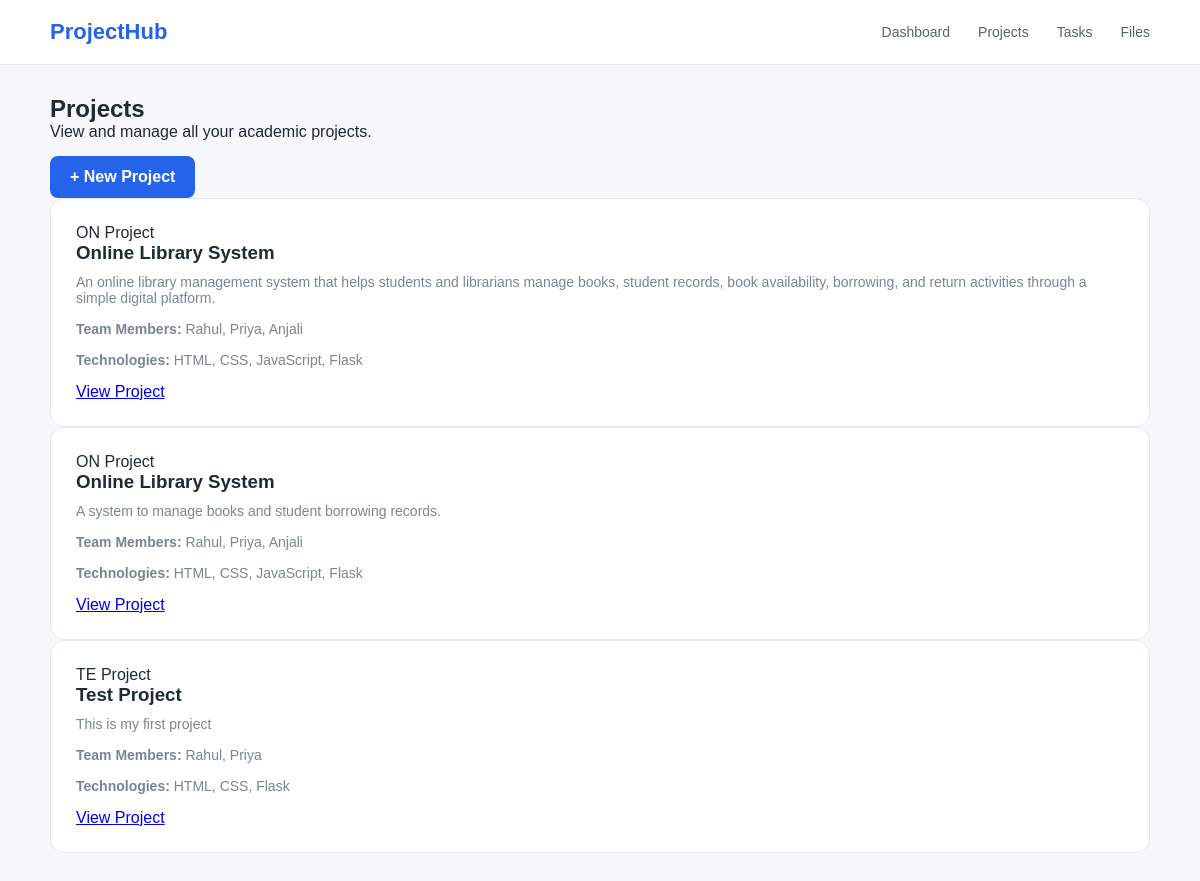
The app's page /projects with its own data.
### tables this page shows
CREATE TABLE projects (
            id INTEGER PRIMARY KEY AUTOINCREMENT,
            project_name TEXT NOT NULL,
            description TEXT NOT NULL,
            start_date TEXT,
            deadline TEXT,
            members TEXT,
            technologies TEXT,
            objectives TEXT
        );

### App.py (the view)
@app.route("/projects")
def projects():
    connection = sqlite3.connect("projects.db")
    connection.row_factory = sqlite3.Row
    cursor = connection.cursor()
    cursor.execute("""
        SELECT *
        FROM projects
        ORDER BY id DESC
    """)
    projects = cursor.fetchall()
    connection.close()
    return render_template(
        "projects.html",
        projects=projects
    )

### templates/projects.html (shortened to what this page needs)
<!DOCTYPE html>
<html lang="en">
<head>
    <link rel="stylesheet"
          href="{{ url_for('static', filename='css/style.css') }}">
</head>
<body>
    <header class="navbar">
        <div class="logo">
            ProjectHub
        </div>
        <nav>
            <a href="/">
                Dashboard
            </a>
            <a href="/projects">
                Projects
            </a>
            <a href="/tasks">
                Tasks
            </a>
            <a href="/files">
                Files
            </a>
        </nav>
    </header>
    <main>
        <section class="dashboard">
            <div class="dashboard-header">
                <div>
                    <h1>
                        Projects
                    </h1>
                    <p>
                        View and manage all your academic projects.
                    </p>
                </div>
                <a href="/create-project"
                   class="secondary-button">
                    + New Project
                </a>
            </div>
            <div class="project-grid">
                {% if projects %}
                    {% for item in projects %}
                    <div class="project-card">
                        <div class="card-top">
                            <span class="project-icon">
                                {{ item["project_name"][:2].upper() }}
                            </span>
                            <span class="status active">
                                Project
                            </span>
                        </div>
                        <h3>
                            {{ item["project_name"] }}
                        </h3>
                        <p>
                            {{ item["description"] }}
                        </p>
                        <p>
                            <strong>
                                Team Members:
                            </strong>
                            {{ item["members"] or "Not provided" }}
                        </p>
                        <p>
                            <strong>
                                Technologies:
                            </strong>
                            {{ item["technologies"] or "Not provided" }}
                        </p>
                        <a
                            href="/project/{{ item['id'] }}"
                            class="view-button">
                            View Project
                        </a>
                    </div>
                    {% endfor %}
                {% endif %}
            </div>
        </section>
    </main>
</body>
</html>

### static/css/style.css (style rules this page uses)
* { box-sizing: border-box; margin: 0; padding: 0; }
body { font-family: Arial, sans-serif; background: #f5f7fb; color: #1f2937; }
.navbar { height: 65px; background: white; border-bottom: 1px solid #e5e7eb; display: flex; align-items: center; justify-content: space-between; padding: 0 50px; }
.logo { font-size: 22px; font-weight: bold; color: #2563eb; }
.navbar nav { display: flex; gap: 28px; }
.navbar nav a { text-decoration: none; color: #596273; font-size: 14px; }
main { padding: 30px 50px; }
.dashboard { max-width: 1200px; margin: auto; }
.project-card { background: white; padding: 25px; border-radius: 14px; border: 1px solid #e5e7eb; }
.project-card h3 { margin-bottom: 10px; }
.project-card p { color: #7a8495; font-size: 14px; margin-bottom: 15px; }
.secondary-button { display: inline-block; margin-top: 15px; text-decoration: none; padding: 12px 20px; border-radius: 8px; background: #2563eb; color: white; font-weight: 600; }

### records on screen
projects: project_name "ON", project_name "Online Library System", description "An online library management system that helps students and librarians manage books, student records, book availability, borrowing, and return activities through a simple digital platform.", members "Rahul, Priya, Anjali", technologies "HTML, CSS, JavaScript, Flask"
projects: project_name "ON", project_name "Online Library System", description "A system to manage books and student borrowing records.", members "Rahul, Priya, Anjali", technologies "HTML, CSS, JavaScript, Flask"
projects: project_name "TE", project_name "Test Project", description "This is my first project", members "Rahul, Priya", technologies "HTML, CSS, Flask"
